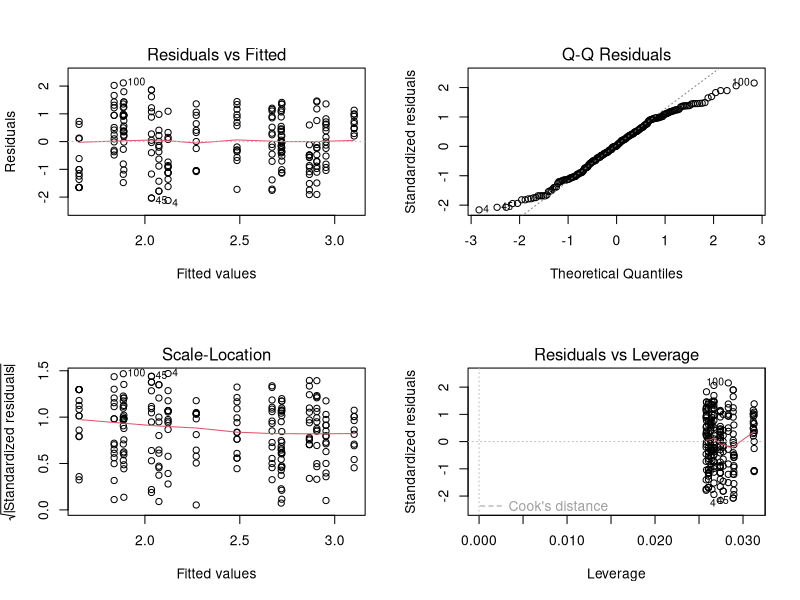
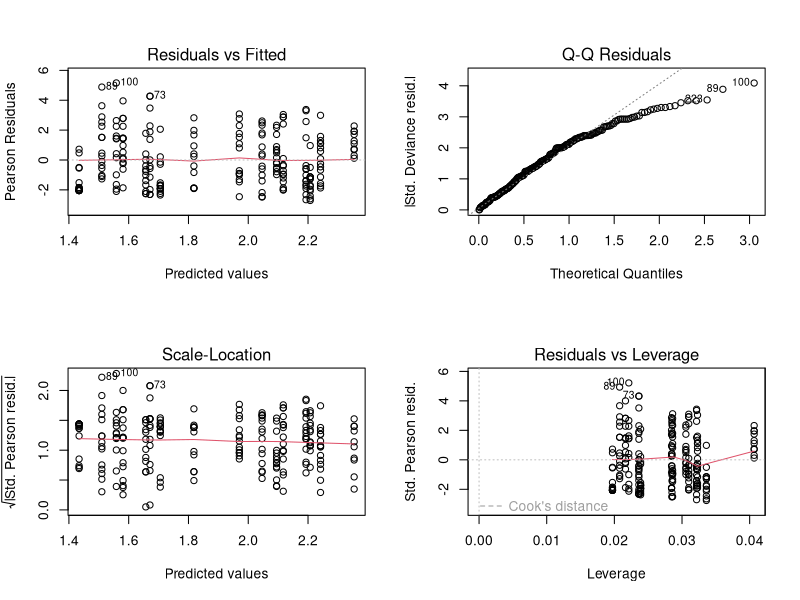
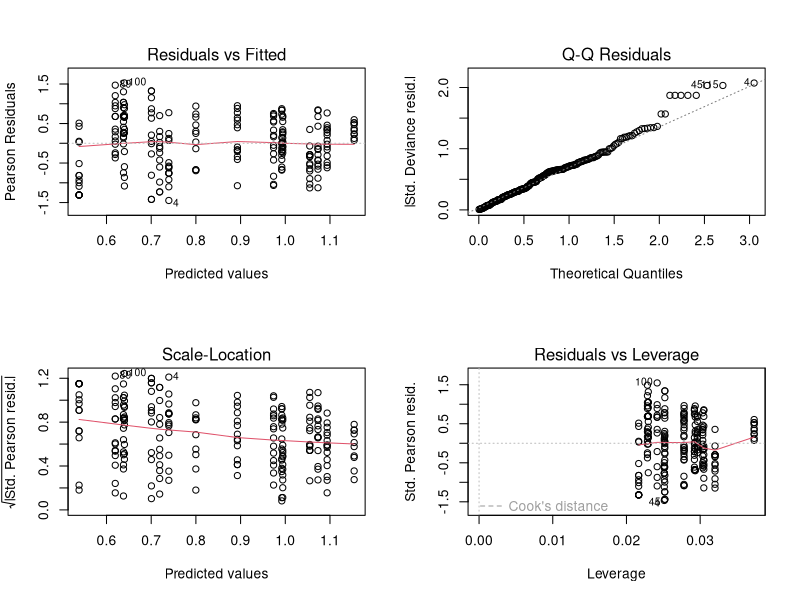
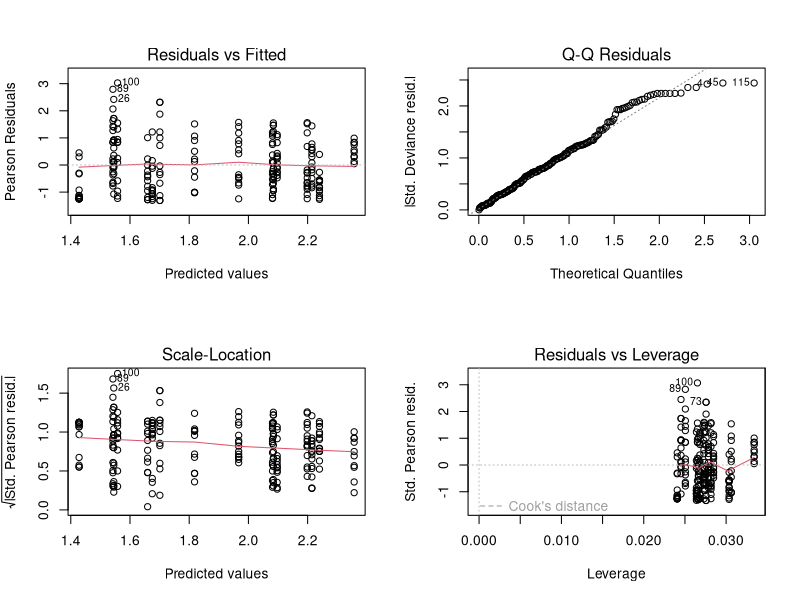
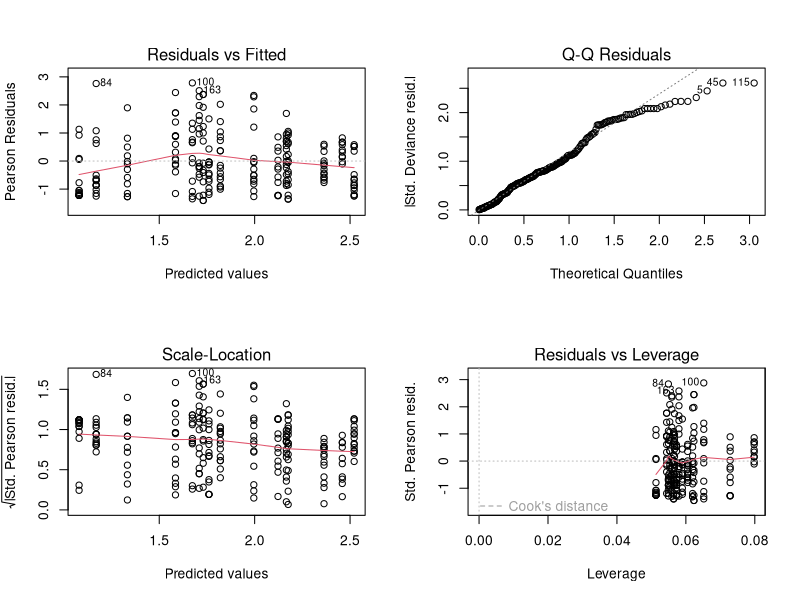
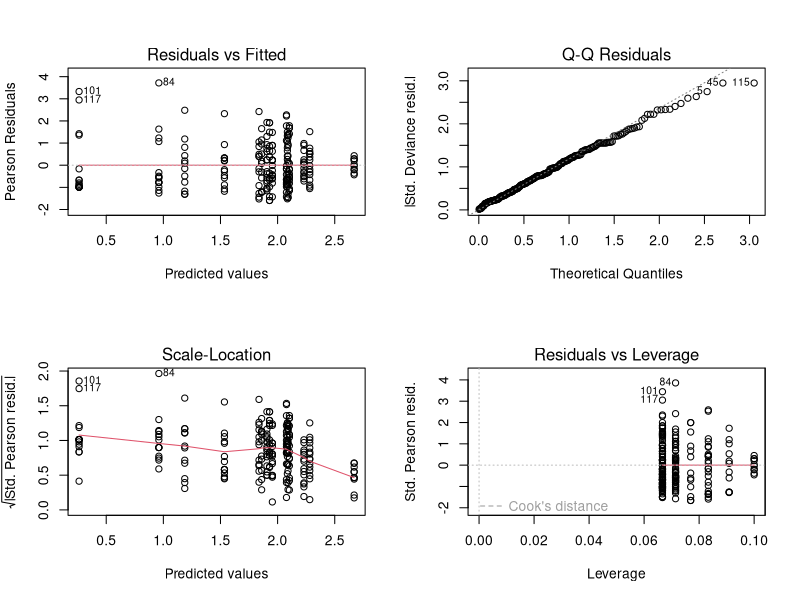

Write R code to recreate these figures, in order.
library(tidyverse)
library(MASS)
library(emmeans)
library(car)
## Read in data
final_data <- read.csv("final_data.csv", stringsAsFactors = TRUE) %>% 
  mutate(sqrt_lichen_cover = sqrt(mean_lichen_cover))

##Going to try only additive to start

#Start with linear model using sqrt lichen cover
lichen_model_linear_additive <- lm(sqrt_lichen_cover~GENUS_NAME+neighbourhood_name+Road, data = final_data)
summary(lichen_model_linear_additive)
par(mfrow=c(2,2))
plot(lichen_model_linear_additive) #QQ Plot shows non-normality
###Regular linear model is bad

#Now try poisson with regualr mean data
lichen_model_poisson_additive <- glm(mean_lichen_cover~GENUS_NAME+neighbourhood_name+Road, family = poisson(link = 'log'), data = final_data)
#Dispersion parameter
lichen_model_poisson_additive$deviance/lichen_model_poisson_additive$df.residual
#3.466879!!!! Too large
par(mfrow=c(2,2))
plot(lichen_model_poisson_additive) #Substansial deviation from normality, but better than regular linear model
summary(lichen_model_poisson_additive)

#Poisson with square root data
sqrtlichen_model_poisson_additive <- glm(sqrt_lichen_cover~GENUS_NAME+neighbourhood_name+Road, 
                                         family = poisson(link = 'log'), data = final_data)
#Dispersion parameter
sqrtlichen_model_poisson_additive$deviance/sqrtlichen_model_poisson_additive$df.residual
#0.5370682!!!! This may be too underdispersed
plot(sqrtlichen_model_poisson_additive) #THis looks better though
summary(sqrtlichen_model_poisson_additive)

#WIll try a negatove binomial
lichen_model_nb_additive <- glm.nb(mean_lichen_cover~GENUS_NAME+neighbourhood_name+Road, data = final_data)
plot(lichen_model_nb_additive) #Still issues at the tail end, maybe OK though??
#Dispersion parameter
lichen_model_nb_additive$deviance/lichen_model_nb_additive$df.residual #Close to 1
summary(lichen_model_nb_additive)

##Now will try an interactive model
#Straight to negative binomial
lichen_model_nb_interactive <- glm.nb(mean_lichen_cover~GENUS_NAME+neighbourhood_name+Road+GENUS_NAME:Road+neighbourhood_name*Road +GENUS_NAME*neighbourhood_name, 
                                      data = final_data) # This ignores interactions between all three variables, which don't seem that interesting and also aren't significant. I feel they kind of cloud results
plot(lichen_model_nb_interactive) #Doesn't look great, but still 
lichen_model_nb_interactive$deviance/lichen_model_nb_interactive$df.residual #Good
summary(lichen_model_nb_interactive)


#Other possibility is full interactive model - maybe makes more sense
final_data$GENUS_NAME <- fct_relevel(final_data$GENUS_NAME, "ACER")
lichen_model_nb_interactive_full_ACER <- glm.nb(mean_lichen_cover~GENUS_NAME*neighbourhood_name*Road, 
                                      data = final_data)
par(mfrow=c(2,2))
plot(lichen_model_nb_interactive_full_ACER) ## A lot better than previous model I think
lichen_model_nb_interactive_full_ACER$deviance/lichen_model_nb_interactive_full_ACER$df.residual #Good
summary(lichen_model_nb_interactive_full_ACER)## Not useful for out purposes

#Run a type II anova to compare boradly scross factor levels
Anova(lichen_model_nb_interactive_full_ACER, type = "II")

##Want to try pairwise comparisons
comps_full <- emmeans(lichen_model_nb_interactive_full_ACER, specs = ~ GENUS_NAME:Road:neighbourhood_name, adjust = "Tukey")
contrast(comps_full, method = "pairwise", by = "GENUS_NAME")
